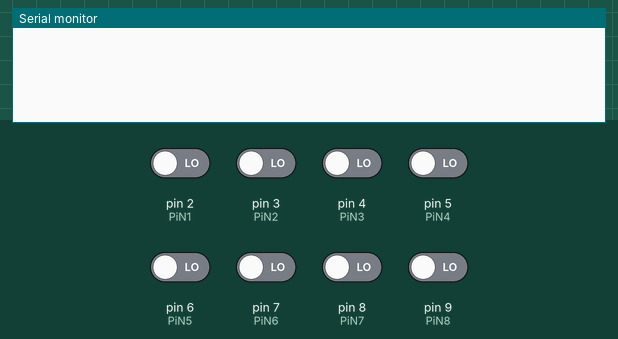
Simulated run of this sketch. Board: Arduino Uno, built with avr-gcc and run on an emulated ATmega328P. Parts: the last lines printed to the serial monitor. The inputs (shaded band) are chosen by the test bench; at power-on: pin 2 (PiN1), pin 3 (PiN2), pin 4 (PiN3), pin 5 (PiN4), pin 6 (PiN5), pin 7 (PiN6), pin 8 (PiN7), pin 9 (PiN8) LOW.

Above: at 2.8 s.
2.9 s: pin 2 (PiN1) driven HIGH
At 3.8 s:
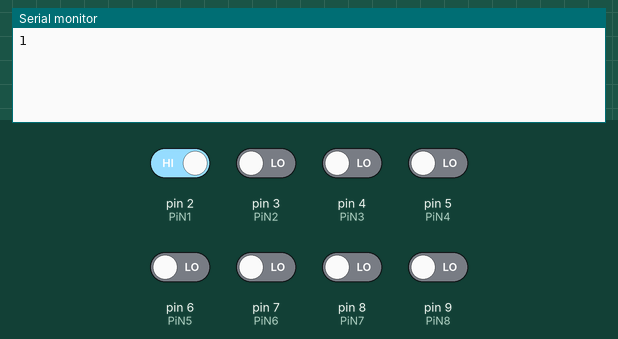
5.5 s: pin 3 (PiN2) driven HIGH
At 6.6 s:
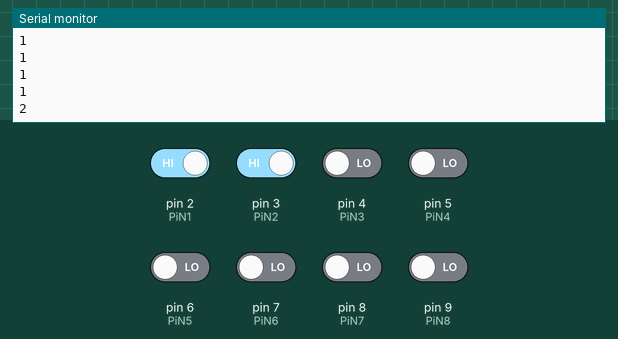
7.0 s: pin 4 (PiN3) driven HIGH
At 7.4 s:
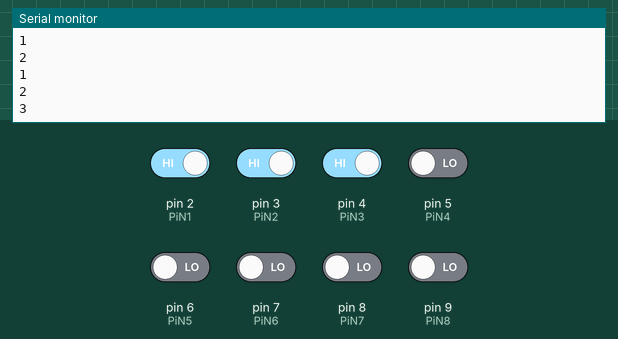
8.5 s: pin 5 (PiN4) driven HIGH
At 9.8 s:
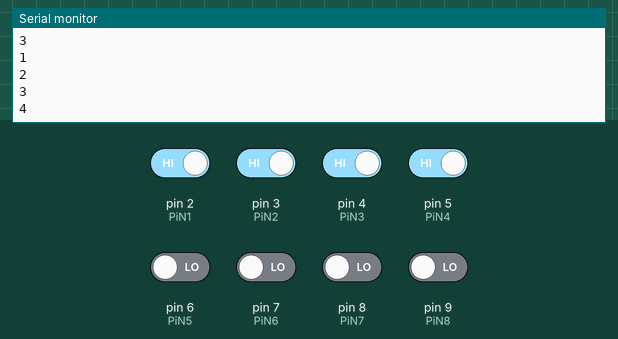
10.0 s: pin 6 (PiN5) driven HIGH
At 10.8 s:
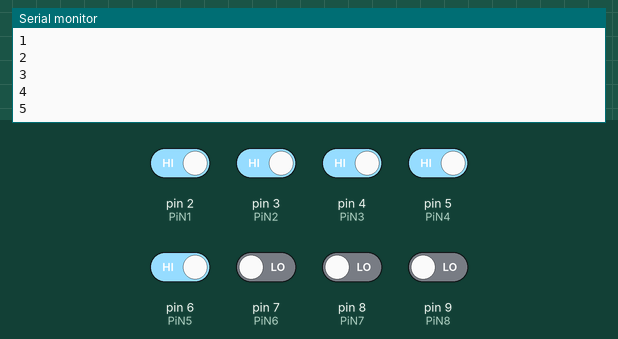
11.5 s: pin 7 (PiN6) driven HIGH
At 12.8 s:
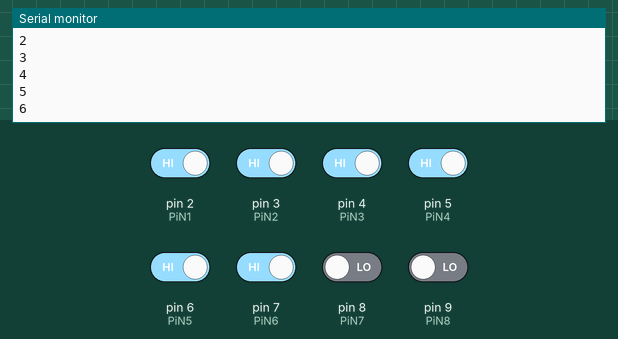
Timing chart, 0 to 14.0 s (numbered marks = the images above; inputs shaded):
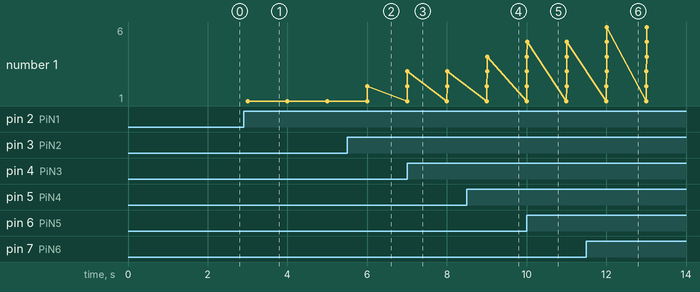

The sketch:

keypad_8buttons.ino
```cpp
int PiN1 = 2;
int PiN2 = 3;
int PiN3 = 4;
int PiN4 = 5;
int PiN5 = 6;
int PiN6 = 7;
int PiN7 = 8;
int PiN8 = 9;

void setup() {
  Serial.begin(9600);  // start serial for output
  pinMode(PiN1, INPUT);
  pinMode(PiN2, INPUT);
  pinMode(PiN3, INPUT);
  pinMode(PiN4, INPUT);
  pinMode(PiN5, INPUT);
  pinMode(PiN6, INPUT);
  pinMode(PiN7, INPUT);
  pinMode(PiN8, INPUT);
}

void loop() {
  if(digitalRead( PiN1)){
      Serial.println( "1");
  }
  if(digitalRead( PiN2)){
      Serial.println( "2");
  }
  if(digitalRead( PiN3)){
    Serial.println( "3");
  }
  if(digitalRead( PiN4)){
    Serial.println( "4");
  }
  if(digitalRead( PiN5)){
    Serial.println( "5");
  }
  if(digitalRead( PiN6)){
    Serial.println( "6");
  }
  if(digitalRead( PiN7)){
    Serial.println( "7");
  }
  if(digitalRead( PiN8)){
    Serial.println( "8");
  }
  delay(1000);
}
```

Measured:
- after the input at 2.9 s, the serial monitor: prints a new line after 0.10 s (image 1)
- after the input at 5.5 s, the serial monitor: prints a new line after 0.50 s (image 2)
- after the input at 7.0 s, the serial monitor: prints a new line at once (image 3)
- after the input at 8.5 s, the serial monitor: prints a new line after 0.51 s (image 4)
- after the input at 10.0 s, the serial monitor: prints a new line at once (image 5)
- after the input at 11.5 s, the serial monitor: prints a new line after 0.52 s (image 6)
- plotted number 1: 1 → 2 after the input at 5.5 s, 2 → 3 after the input at 7.0 s, 3 → 4 after the input at 8.5 s, 4 → 5 after the input at 10.0 s, 5 → 6 after the input at 11.5 s
